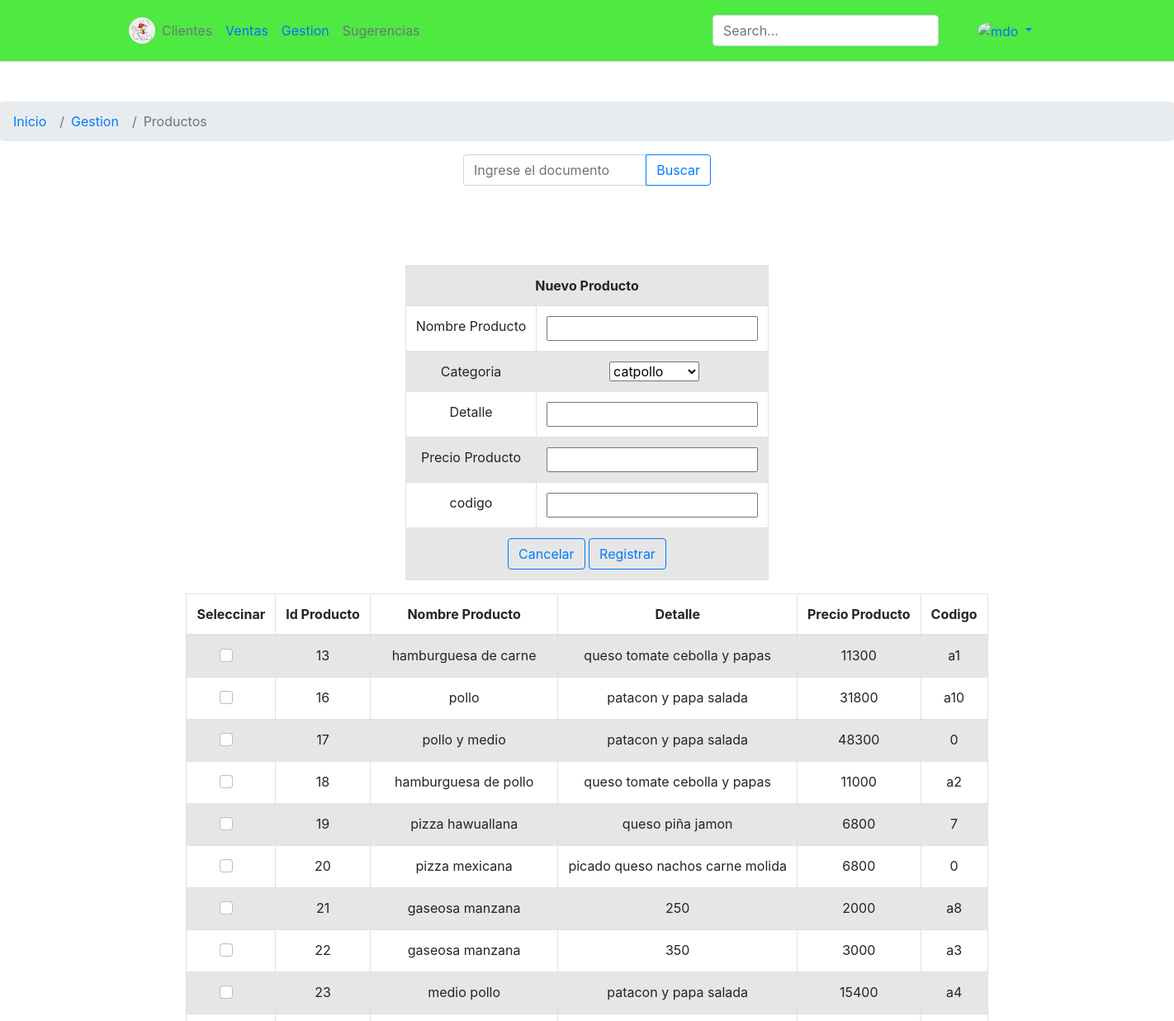
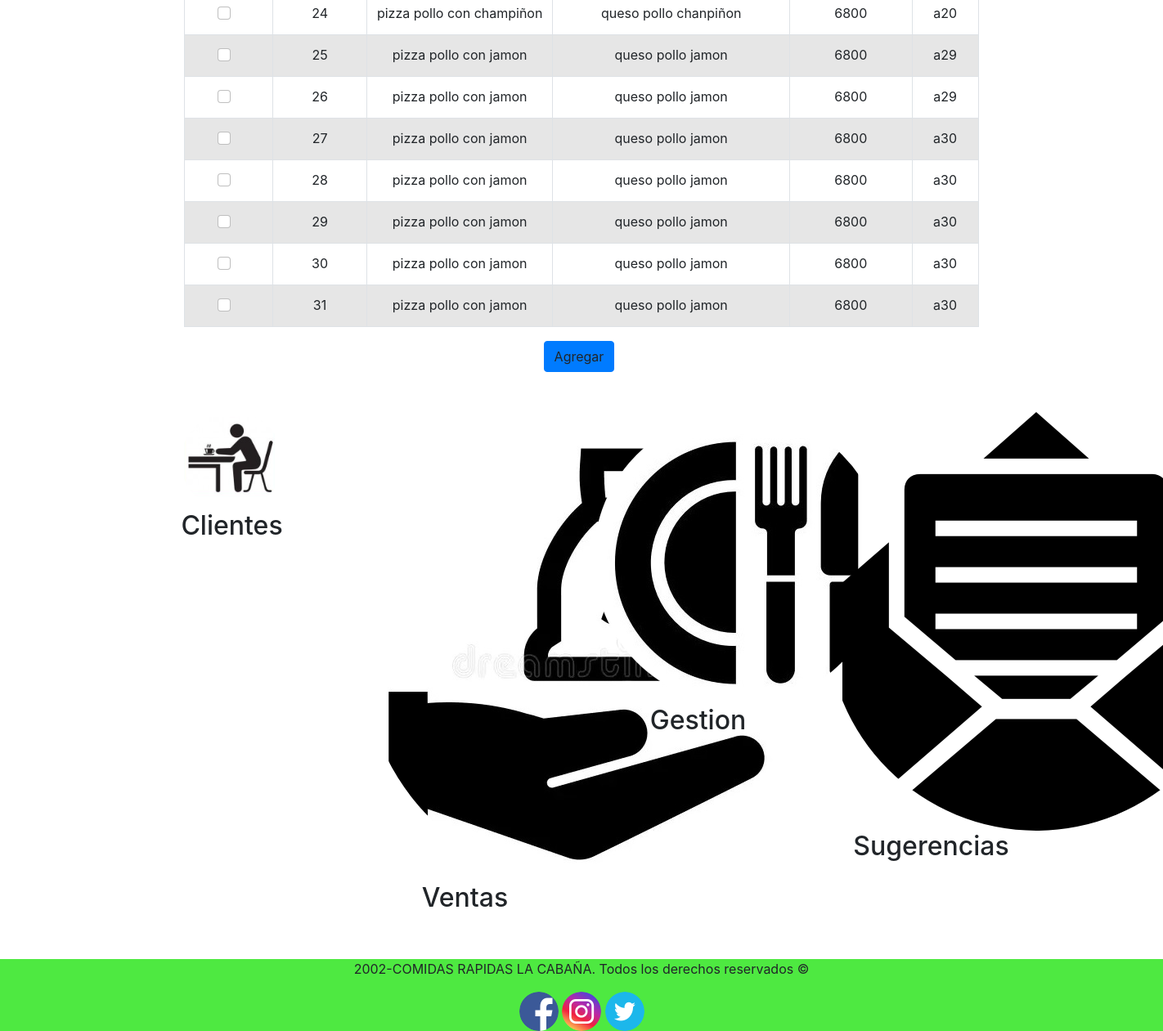
Page /view/administrador/gestion/productos_adm.php on the committed database (2 pictures, top to bottom).
### tables this page shows
CREATE TABLE `productos` (
  `idProducto` int(10) UNSIGNED NOT NULL,
  `nombre_pro` varchar(50) NOT NULL,
  `detalle` varchar(200) NOT NULL,
  `precio_pro` int(10) NOT NULL,
  `categorias_idcategoria` int(10) NOT NULL,
  `img` text DEFAULT NULL,
  `cod` varchar(10) NOT NULL
);

### view/administrador/gestion/productos/tabla_prod.php (the view, shortened to what this page needs)
<div class="container">
<div class="d-flex justify-content-center">
<div class="row">
<div class="col-md-12 table-responsive" >
   <table class="table table-bordered border-primary table-striped " style="text-align:center" >
    <thead>
        <tr>
        <th scope="col">Seleccinar</th>
        <th scope="col">Id Producto</th>
        <th scope="col">Nombre Producto</th>
        <th scope="col">Detalle</th>
        <th scope="col">Precio Producto</th>
        <th scope="col">Codigo</th>
        </tr>
    </thead>
    <tbody>
    <?php
    include_once ('../crud/conexion.php');
        if(isset($_POST['btnbuscar']))
        {
            $buscar=$_POST['txtbuscar'];
            $queryproductos=mysqli_query($conexion,"SELECT idProducto,nombre_pro,detalle,precio_pro FROM productos WHERE idProducto LIKE '".$buscar."%'");
        }
        else
        {
            $queryproductos=mysqli_query($conexion,"SELECT * FROM productos ORDER BY idProducto ASC");
        }
            while($mostrar=mysqli_fetch_array($queryproductos))
        {
            echo "<tr>";
            echo "<td><div class='form-check' >
            <input  class='form-check-input' type='checkbox' value='' data-doc-producto='" . $mostrar['idProducto'] . "' style='text-align:center' onchange='toggleButtons(this)'/>
            </div></td>";
            echo "<td>"; echo $mostrar['idProducto']; echo "</td>";
            echo "<td>"; echo $mostrar['nombre_pro']; echo "</td>";
            echo "<td>"; echo $mostrar['detalle']; echo "</td>";
            echo "<td>"; echo $mostrar['precio_pro']; echo "</td>";
            echo "<td>"; echo $mostrar['cod']; echo "</td>";
            echo "</tr>";
        }
        ?>
    </tbody>
    </table>
    </div>
    </div>
    </div>
    </div>
    <div class="container">
        <div class="d-flex justify-content-around">
            <div class="row">
            <table class="table-responsive">
                <tr>
                    <td><a  class="btn btn-primary" id="addButton" onclick="abrirform()">Agregar</a></td>
                    <td><a href="../productos/agregar_prod.php?idproducto=<?php echo $mostrar['idProducto'];?>"   class="btn btn-primary" id="viewButton">Visualizar</a></td>
                    <td><a href="../productos/editar.php?doc=<?php echo $mostrar['idProducto'];?>"   class="btn btn-primary" id="editButton">Editar</a></td>
                    <td></td>
                </tr>
            </table>
            </div>
        </div>
    </div>

### view/administrador/gestion/productos_adm.php (shortened to what this page needs)
<!DOCTYPE html>
<html>
  <head>
    <link rel="stylesheet" href="https://cdn.jsdelivr.net/npm/bootstrap@5.1.3/dist/css/bootstrap.min.css" >
    <link rel="stylesheet" href="..\css\bootstrap.css">
    <link rel="stylesheet" href="..\css\font-awesome.min.css">
    <link rel="stylesheet" href="..\css\sweetalert.css">
    <link rel="stylesheet" href="..\css\style.css">
  </head>
  <body>
  <?php
  include '../crud/conexion.php';
  include '../include/header.php';
  ?>
  <nav aria-label="breadcrumb">
  <ol class="breadcrumb">
    <li class="breadcrumb-item"><a href="../index.php">Inicio</a></li>
    <li class="breadcrumb-item"><a href="../gestion.php">Gestion</a></li>
    <li class="breadcrumb-item active" aria-current="page">Productos</li>
  </ol>
</nav>
<form method="POST">
<div class="container">
<div class="mx-auto" style="width:300px">
<div class="input-group">
  <input type="search" class="form-control rounded" placeholder="Ingrese el documento" aria-label="Buscar" aria-describedby="search-addon" name="txtbuscar"/>
  <button type="submit" class="btn btn-outline-primary" name="btnbuscar">Buscar</button>
</div>
</div>
</div>
</form>
<br><br>
<?php
  include '../forms/form_prod.php';
  include '../gestion/productos/tabla_prod.php';
  include '../include/img_menu.php';
  include '../include/footer.php';
  ?>
    </body>
</html>

### view/administrador/include/header.php
<?php
echo "
<header class='py-3 mb-3 border-bottom' style='background-color: #31e621da'>
    <div class='container'>
      <div class='d-flex flex-wrap align-items-center justify-content-center justify-content-lg-start'>
        <a href='index.php' class='d-flex align-items-center mb-2 mb-lg-0 link-body-emphasis text-decoration-none'>
        <img src='/Proyecto/view/public/img/image.6.jfif' alt='mdo' width='32' height='32' class='rounded-circle'>
        </a>
        <ul class='nav col-12 col-lg-auto me-lg-auto mb-2 justify-content-center mb-md-0'>
          <li><a href='/Proyecto/view/administrador/clientes.php' class='nav-link px-2 link-secondary'>Clientes</a></li>
          <li><a href='/Proyecto/view/administrador/ventas.php' class='nav-link px-2 link-body-emphasis'>Ventas</a></li>
          <li><a href='/Proyecto/view/administrador/gestion.php' class='nav-link px-2 link-body-emphasis'>Gestion</a></li>
          <li><a href='/Proyecto/view/administrador/clientes.php' class='nav-link px-2 link-secondary'>Sugerencias</a></li>
        </ul>
        <form class='col-12 col-lg-auto mb-3 mb-lg-0 me-lg-3' role='search'>
          <input type='search' class='form-control' placeholder='Search...' aria-label='Search'>
        </form>
        <div class='d flex'>
          <a href='#' class='nav-link dropdown-toggle' data-bs-toggle='dropdown' aria-expanded='false'>
            <img src='https://github.com/mdo.png' alt='mdo' width='32' height='32' class='rounded-circle'>
          </a>
          <div class='dropdown-menu'>
            <a class='dropdown-item' href='#'>Perfil</a>
            <div class='dropdown-divider'></div>
            <a class='dropdown-item' href='/Proyecto/controller/usuario/cerrarSesion.php'>Cerrar sesion</a>
          </div>
        </div>
      </div>
    </div>
  </header>
  <div class='my-5'></div>";
  ?>

### view/administrador/forms/form_prod.php (shortened to what this page needs)
<?php
include '../crud/conexion.php';
$sql="SELECT id_categoria,nombre_cat FROM categorias";
$result=mysqli_query($conexion,$sql);
?>
<div class="caja_popup" id="form_prod">
    <form action="../gestion/productos/agregar_prod.php" class="contenedor_popup" method="POST">
        <div class="container">
        <div class="d-flex justify-content-center">
        <div class="row">
        <div class="col-md-12 table-responsive" >
        <table class="table table-bordered border-primary table-striped" style="text-align:center" >
            <tbody>
                <tr>
                    <th colspan="2">Nuevo Producto</th>
                </tr>
                <tr>
                <td>Nombre Producto</td>
                    <td><input type="text" name="nombre_pro" required></td>
                </tr>
                <tr>
                <td>Categoria</td>
                <td>
                <form>
                <select name="opciones" id="opciones">
                    <?php
                    while ($fila = mysqli_fetch_assoc($result)) {
                        if($fila['id_categoria']!=5){
                        echo "<option value='" . $fila['id_categoria'] . "'>" . $fila['nombre_cat'] . "</option>";
                    }}
                    ?>
                </select>
                </form>
                </td>
                </tr>
                <tr>
                    <td>Detalle</td>
                    <td><input type="text" name="detalle" required></td>
                </tr>
                <tr>
                    <td>Precio Producto</td>
                    <td><input type="number" name="precio_pro" required></td>
                </tr>
                <tr>
                    <td>codigo</td>
                    <td><input type="text" name="cod" required></td>
                </tr>
                <tr>
                    <td colspan="2">
                        <button type="button" class="btn btn-outline-primary" onclick="cancelarform()">Cancelar</button>
                        <input type="submit" class="btn btn-outline-primary" name="btnregistrar" value="Registrar" onclick= "javascript:return confirm
                        ('¿Deseas registrar este nuevo producto?');">
                    </td>
                </tr>
            </table>
        </form>
        </div>

### view/administrador/include/img_menu.php
<?php
echo "
<div class='my-5'></div>
<div class='alinear' style='justify-content:space-around;text-align: center;'>
<div class='container'>
    <div class='row'>
        <div class='col-md-3'>
            <a href='/Proyecto/view/administrador/clientes.php'><img src='/Proyecto/view/public/img/cliente.png' alt='' class='rounded-circle'></a>
            <h2>Clientes</h2>
        </div>
        <div class='col-md-3'>
            <a href='/Proyecto/view/administrador/ventas.php'><img src='/Proyecto/view/public/img/ganancia.jpg' alt='' class='rounded-circle'></a>
            <h2>Ventas</h2>
        </div>
        <div class='col-md-3'>
            <a href='/Proyecto/view/administrador/gestion.php'><img src='/Proyecto/view/public/img/producto.jpg'alt='' class='rounded-circle'></a>
            <h2>Gestion</h2>
        </div>
        <div class='col-md-3'>
        <a href='/Proyecto/view/administrador/sugerencias.php'><img src='/Proyecto/view/public/img/sugerencias.png' alt='' class='rounded-circle'></a>
        <h2>Sugerencias</h2>
    </div>
    </div>
</div>
</div>
<div class='my-5'></div>";
?>

### view/administrador/include/footer.php
<?php
echo "
<div class='redes'>
<footer class='footer-basic' style='text-align: center;background-color: #31e621da'>
    <p class='copyright'>2002-COMIDAS RAPIDAS LA CABAÑA. Todos los derechos reservados ©</p>
    <div class='social'>
        <a href='#'><img src='/Proyecto/view/public/img/facebook.png' alt='' class='rounded-circle'></a>
        <a href='#'><img src='/Proyecto/view/public/img/instagram.png' alt='' class='rounded-circle'></a>
        <a href='#'><img src='/Proyecto/view/public/img/twitter.png' alt='' class='rounded-circle'></a>
    </div>
</footer>
</div>";
?>

### rows in the picture
productos: idProducto "13", nombre_pro "hamburguesa de carne", detalle "queso tomate cebolla y papas", precio_pro "11300", cod "a1"
productos: idProducto "16", nombre_pro "pollo", detalle "patacon y papa salada", precio_pro "31800", cod "a10"
productos: idProducto "17", nombre_pro "pollo y medio", detalle "patacon y papa salada", precio_pro "48300", cod "0"
productos: idProducto "18", nombre_pro "hamburguesa de pollo", detalle "queso tomate cebolla y papas", precio_pro "11000", cod "a2"
productos: idProducto "19", nombre_pro "pizza hawuallana", detalle "queso piña jamon", precio_pro "6800", cod "7"
productos: idProducto "20", nombre_pro "pizza mexicana", detalle "picado queso nachos carne molida", precio_pro "6800", cod "0"
productos: idProducto "21", nombre_pro "gaseosa manzana", detalle "250", precio_pro "2000", cod "a8"
productos: idProducto "22", nombre_pro "gaseosa manzana", detalle "350", precio_pro "3000", cod "a3"
productos: idProducto "23", nombre_pro "medio pollo", detalle "patacon y papa salada", precio_pro "15400", cod "a4"
productos: idProducto "24", nombre_pro "pizza pollo con champiñon", detalle "queso pollo chanpiñon", precio_pro "6800", cod "a20"
productos: idProducto "25", nombre_pro "pizza pollo con jamon", detalle "queso pollo jamon", precio_pro "6800", cod "a29"
productos: idProducto "26", nombre_pro "pizza pollo con jamon", detalle "queso pollo jamon", precio_pro "6800", cod "a29"
productos: idProducto "27", nombre_pro "pizza pollo con jamon", detalle "queso pollo jamon", precio_pro "6800", cod "a30"
productos: idProducto "28", nombre_pro "pizza pollo con jamon", detalle "queso pollo jamon", precio_pro "6800", cod "a30"
productos: idProducto "29", nombre_pro "pizza pollo con jamon", detalle "queso pollo jamon", precio_pro "6800", cod "a30"
productos: idProducto "30", nombre_pro "pizza pollo con jamon", detalle "queso pollo jamon", precio_pro "6800", cod "a30"
productos: idProducto "31", nombre_pro "pizza pollo con jamon", detalle "queso pollo jamon", precio_pro "6800", cod "a30"

### other values in the picture
form field opciones "catpollo"
